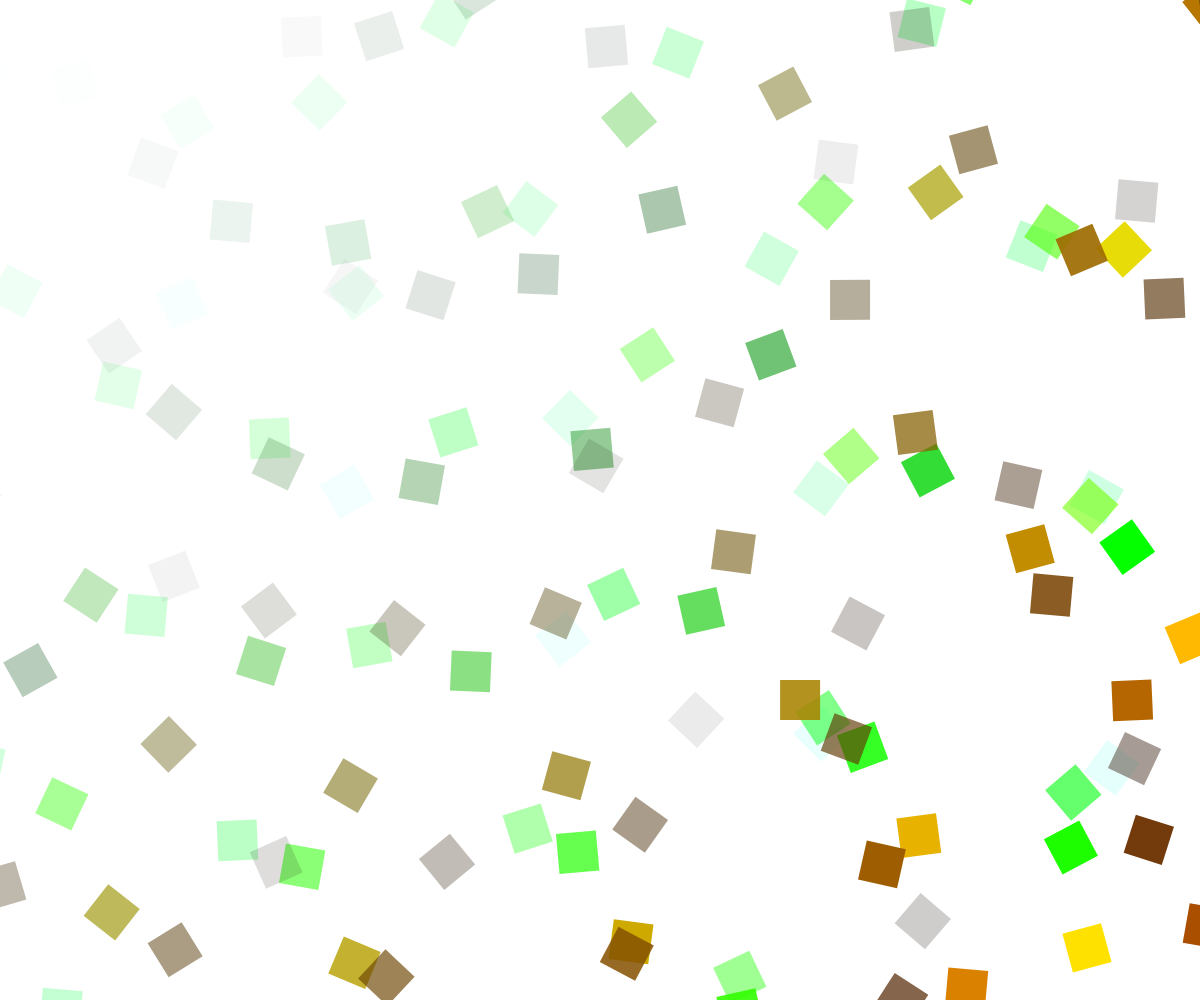
Frame 1 (no input)
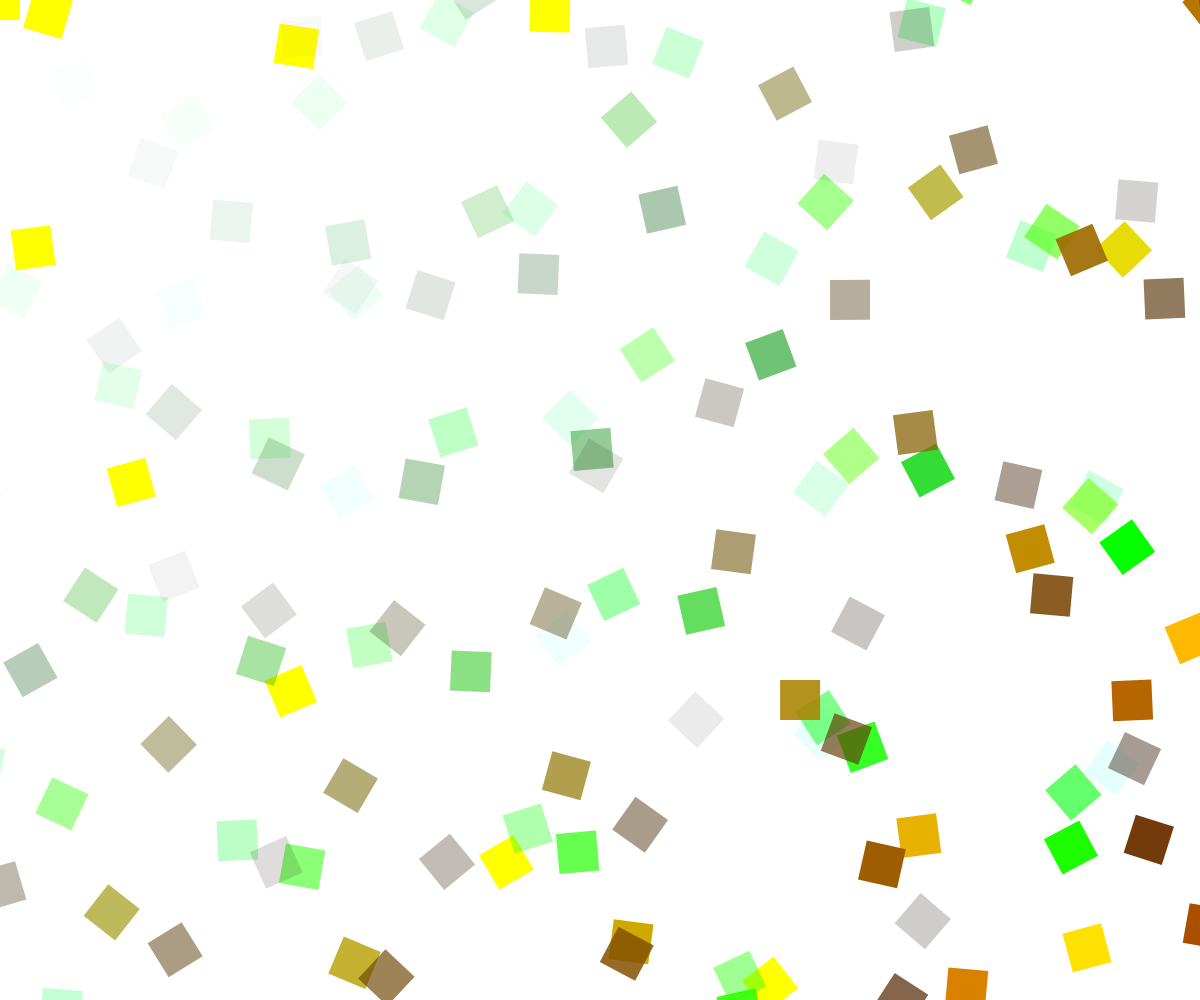
Frame 60 (no input)
Frame 120 (the mouse pressed at the canvas centre since frame 60): identical to frame 60, image omitted

The p5.js sketch that drew these frames (run headless with seeded random() and noise() and a simulated clock; from frame 60 on, the mouse is pressed at the canvas centre):

// p5.js sketch
// ── sketch.js
let cols, rows;
let gridSize = 50; // size of each grid cell

function setup() {
	createCanvas(windowWidth, windowHeight);
	// floor is to stop weird floating point numbers
	cols = floor(width / gridSize);
	rows = floor(height / gridSize);
}

function draw() {
	background(255);

	// Loop through all the squares in the grid
	for (let i = 0; i < 200; i++) {
		for (let j = 0; j < 150; j++) {
			// shift new cube by gridsize
			x = i * gridSize;
			y = j * gridSize;

			// Draw the square
			rectMode(CENTER);
			fill(((100 / 8.234) % i) * j, (150 / (i % 49)) * j, 255 / i - j, j * i);
			noStroke();
			rect(x, y, gridSize - 10, gridSize - 10);
			rotate(5);
		}
	}
}
